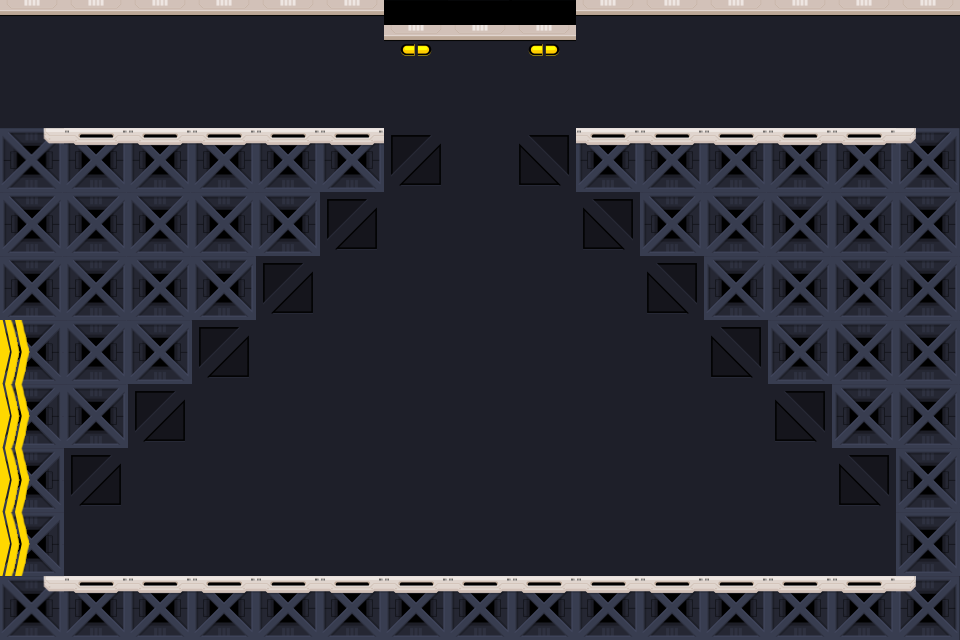

Rendered tile map (Tiled .tmx) drawn with the repository's tilesets; below, a short description and the full map source, tile grids included:
An orthogonal 15x10 tile map with 64x64 px tiles, 1 tile layer (field).

<map version="1.0" tiledversion="1.1.2" orientation="orthogonal" renderorder="right-down" width="15" height="10" tilewidth="64" tileheight="64" infinite="0" nextobjectid="1">
 <tileset firstgid="1" name="tileset" tilewidth="64" tileheight="64" tilecount="30" columns="5">
  <image source="../assets/tileset.png" width="320" height="384" />
 </tileset>
 <layer name="field" width="15" height="10">
  <data encoding="csv">
13,13,13,13,13,13,8,7,8,13,13,13,13,13,13,
12,12,12,12,12,12,12,12,12,12,12,12,12,12,12,
4,3,3,3,3,3,10,12,9,3,3,3,3,3,5,
6,6,6,6,6,10,12,12,12,9,6,6,6,6,6,
6,6,6,6,10,12,12,12,12,12,9,6,6,6,6,
1,6,6,10,12,12,12,12,12,12,12,9,6,6,6,
1,6,10,12,12,12,12,12,12,12,12,12,9,6,6,
1,10,12,12,12,12,12,12,12,12,12,12,12,9,6,
1,12,12,12,12,12,12,12,12,12,12,12,12,12,6,
4,3,3,3,3,3,3,3,3,3,3,3,3,3,5
</data>
 </layer>
</map>
